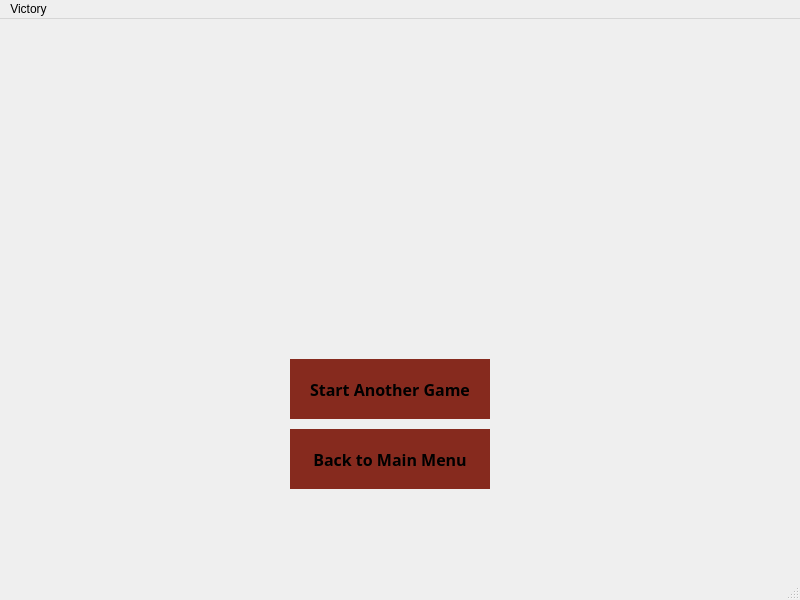
<?xml version="1.0" encoding="UTF-8"?>
<ui version="4.0">
 <class>VictoryWindow</class>
 <widget class="QMainWindow" name="VictoryWindow">
  <property name="geometry">
   <rect>
    <x>0</x>
    <y>0</y>
    <width>800</width>
    <height>600</height>
   </rect>
  </property>
  <property name="windowTitle">
   <string>MainWindow</string>
  </property>
  <widget class="QWidget" name="centralwidget">
   <widget class="QPushButton" name="Back_Button">
    <property name="geometry">
     <rect>
      <x>290</x>
      <y>410</y>
      <width>200</width>
      <height>60</height>
     </rect>
    </property>
    <property name="palette">
     <palette>
      <active>
       <colorrole role="WindowText">
        <brush brushstyle="SolidPattern">
         <color alpha="255">
          <red>0</red>
          <green>0</green>
          <blue>0</blue>
         </color>
        </brush>
       </colorrole>
       <colorrole role="Button">
        <brush brushstyle="SolidPattern">
         <color alpha="255">
          <red>134</red>
          <green>42</green>
          <blue>30</blue>
         </color>
        </brush>
       </colorrole>
       <colorrole role="Light">
        <brush brushstyle="SolidPattern">
         <color alpha="255">
          <red>201</red>
          <green>63</green>
          <blue>45</blue>
         </color>
        </brush>
       </colorrole>
       <colorrole role="Midlight">
        <brush brushstyle="SolidPattern">
         <color alpha="255">
          <red>167</red>
          <green>52</green>
          <blue>37</blue>
         </color>
        </brush>
       </colorrole>
       <colorrole role="Dark">
        <brush brushstyle="SolidPattern">
         <color alpha="255">
          <red>67</red>
          <green>21</green>
          <blue>15</blue>
         </color>
        </brush>
       </colorrole>
       <colorrole role="Mid">
        <brush brushstyle="SolidPattern">
         <color alpha="255">
          <red>89</red>
          <green>28</green>
          <blue>20</blue>
         </color>
        </brush>
       </colorrole>
       <colorrole role="Text">
        <brush brushstyle="SolidPattern">
         <color alpha="255">
          <red>0</red>
          <green>0</green>
          <blue>0</blue>
         </color>
        </brush>
       </colorrole>
       <colorrole role="BrightText">
        <brush brushstyle="SolidPattern">
         <color alpha="255">
          <red>255</red>
          <green>255</green>
          <blue>255</blue>
         </color>
        </brush>
       </colorrole>
       <colorrole role="ButtonText">
        <brush brushstyle="SolidPattern">
         <color alpha="255">
          <red>0</red>
          <green>0</green>
          <blue>0</blue>
         </color>
        </brush>
       </colorrole>
       <colorrole role="Base">
        <brush brushstyle="SolidPattern">
         <color alpha="255">
          <red>255</red>
          <green>255</green>
          <blue>255</blue>
         </color>
        </brush>
       </colorrole>
       <colorrole role="Window">
        <brush brushstyle="SolidPattern">
         <color alpha="255">
          <red>134</red>
          <green>42</green>
          <blue>30</blue>
         </color>
        </brush>
       </colorrole>
       <colorrole role="Shadow">
        <brush brushstyle="SolidPattern">
         <color alpha="255">
          <red>0</red>
          <green>0</green>
          <blue>0</blue>
         </color>
        </brush>
       </colorrole>
       <colorrole role="AlternateBase">
        <brush brushstyle="SolidPattern">
         <color alpha="255">
          <red>194</red>
          <green>148</green>
          <blue>142</blue>
         </color>
        </brush>
       </colorrole>
       <colorrole role="ToolTipBase">
        <brush brushstyle="SolidPattern">
         <color alpha="255">
          <red>255</red>
          <green>255</green>
          <blue>220</blue>
         </color>
        </brush>
       </colorrole>
       <colorrole role="ToolTipText">
        <brush brushstyle="SolidPattern">
         <color alpha="255">
          <red>0</red>
          <green>0</green>
          <blue>0</blue>
         </color>
        </brush>
       </colorrole>
      </active>
      <inactive>
       <colorrole role="WindowText">
        <brush brushstyle="SolidPattern">
         <color alpha="255">
          <red>0</red>
          <green>0</green>
          <blue>0</blue>
         </color>
        </brush>
       </colorrole>
       <colorrole role="Button">
        <brush brushstyle="SolidPattern">
         <color alpha="255">
          <red>134</red>
          <green>42</green>
          <blue>30</blue>
         </color>
        </brush>
       </colorrole>
       <colorrole role="Light">
        <brush brushstyle="SolidPattern">
         <color alpha="255">
          <red>201</red>
          <green>63</green>
          <blue>45</blue>
         </color>
        </brush>
       </colorrole>
       <colorrole role="Midlight">
        <brush brushstyle="SolidPattern">
         <color alpha="255">
          <red>167</red>
          <green>52</green>
          <blue>37</blue>
         </color>
        </brush>
       </colorrole>
       <colorrole role="Dark">
        <brush brushstyle="SolidPattern">
         <color alpha="255">
          <red>67</red>
          <green>21</green>
          <blue>15</blue>
         </color>
        </brush>
       </colorrole>
       <colorrole role="Mid">
        <brush brushstyle="SolidPattern">
         <color alpha="255">
          <red>89</red>
          <green>28</green>
          <blue>20</blue>
         </color>
        </brush>
       </colorrole>
       <colorrole role="Text">
        <brush brushstyle="SolidPattern">
         <color alpha="255">
          <red>0</red>
          <green>0</green>
          <blue>0</blue>
         </color>
        </brush>
       </colorrole>
       <colorrole role="BrightText">
        <brush brushstyle="SolidPattern">
         <color alpha="255">
          <red>255</red>
          <green>255</green>
          <blue>255</blue>
         </color>
        </brush>
       </colorrole>
       <colorrole role="ButtonText">
        <brush brushstyle="SolidPattern">
         <color alpha="255">
          <red>0</red>
          <green>0</green>
          <blue>0</blue>
         </color>
        </brush>
       </colorrole>
       <colorrole role="Base">
        <brush brushstyle="SolidPattern">
         <color alpha="255">
          <red>255</red>
          <green>255</green>
          <blue>255</blue>
         </color>
        </brush>
       </colorrole>
       <colorrole role="Window">
        <brush brushstyle="SolidPattern">
         <color alpha="255">
          <red>134</red>
          <green>42</green>
          <blue>30</blue>
         </color>
        </brush>
       </colorrole>
       <colorrole role="Shadow">
        <brush brushstyle="SolidPattern">
         <color alpha="255">
          <red>0</red>
          <green>0</green>
          <blue>0</blue>
         </color>
        </brush>
       </colorrole>
       <colorrole role="AlternateBase">
        <brush brushstyle="SolidPattern">
         <color alpha="255">
          <red>194</red>
          <green>148</green>
          <blue>142</blue>
         </color>
        </brush>
       </colorrole>
       <colorrole role="ToolTipBase">
        <brush brushstyle="SolidPattern">
         <color alpha="255">
          <red>255</red>
          <green>255</green>
          <blue>220</blue>
         </color>
        </brush>
       </colorrole>
       <colorrole role="ToolTipText">
        <brush brushstyle="SolidPattern">
         <color alpha="255">
          <red>0</red>
          <green>0</green>
          <blue>0</blue>
         </color>
        </brush>
       </colorrole>
      </inactive>
      <disabled>
       <colorrole role="WindowText">
        <brush brushstyle="SolidPattern">
         <color alpha="255">
          <red>67</red>
          <green>21</green>
          <blue>15</blue>
         </color>
        </brush>
       </colorrole>
       <colorrole role="Button">
        <brush brushstyle="SolidPattern">
         <color alpha="255">
          <red>134</red>
          <green>42</green>
          <blue>30</blue>
         </color>
        </brush>
       </colorrole>
       <colorrole role="Light">
        <brush brushstyle="SolidPattern">
         <color alpha="255">
          <red>201</red>
          <green>63</green>
          <blue>45</blue>
         </color>
        </brush>
       </colorrole>
       <colorrole role="Midlight">
        <brush brushstyle="SolidPattern">
         <color alpha="255">
          <red>167</red>
          <green>52</green>
          <blue>37</blue>
         </color>
        </brush>
       </colorrole>
       <colorrole role="Dark">
        <brush brushstyle="SolidPattern">
         <color alpha="255">
          <red>67</red>
          <green>21</green>
          <blue>15</blue>
         </color>
        </brush>
       </colorrole>
       <colorrole role="Mid">
        <brush brushstyle="SolidPattern">
         <color alpha="255">
          <red>89</red>
          <green>28</green>
          <blue>20</blue>
         </color>
        </brush>
       </colorrole>
       <colorrole role="Text">
        <brush brushstyle="SolidPattern">
         <color alpha="255">
          <red>67</red>
          <green>21</green>
          <blue>15</blue>
         </color>
        </brush>
       </colorrole>
       <colorrole role="BrightText">
        <brush brushstyle="SolidPattern">
         <color alpha="255">
          <red>255</red>
          <green>255</green>
          <blue>255</blue>
         </color>
        </brush>
       </colorrole>
       <colorrole role="ButtonText">
        <brush brushstyle="SolidPattern">
         <color alpha="255">
          <red>67</red>
          <green>21</green>
          <blue>15</blue>
         </color>
        </brush>
       </colorrole>
       <colorrole role="Base">
        <brush brushstyle="SolidPattern">
         <color alpha="255">
          <red>134</red>
          <green>42</green>
          <blue>30</blue>
         </color>
        </brush>
       </colorrole>
       <colorrole role="Window">
        <brush brushstyle="SolidPattern">
         <color alpha="255">
          <red>134</red>
          <green>42</green>
          <blue>30</blue>
         </color>
        </brush>
       </colorrole>
       <colorrole role="Shadow">
        <brush brushstyle="SolidPattern">
         <color alpha="255">
          <red>0</red>
          <green>0</green>
          <blue>0</blue>
         </color>
        </brush>
       </colorrole>
       <colorrole role="AlternateBase">
        <brush brushstyle="SolidPattern">
         <color alpha="255">
          <red>134</red>
          <green>42</green>
          <blue>30</blue>
         </color>
        </brush>
       </colorrole>
       <colorrole role="ToolTipBase">
        <brush brushstyle="SolidPattern">
         <color alpha="255">
          <red>255</red>
          <green>255</green>
          <blue>220</blue>
         </color>
        </brush>
       </colorrole>
       <colorrole role="ToolTipText">
        <brush brushstyle="SolidPattern">
         <color alpha="255">
          <red>0</red>
          <green>0</green>
          <blue>0</blue>
         </color>
        </brush>
       </colorrole>
      </disabled>
     </palette>
    </property>
    <property name="font">
     <font>
      <family>Berlin Sans FB</family>
      <pointsize>12</pointsize>
      <weight>75</weight>
      <bold>true</bold>
     </font>
    </property>
    <property name="autoFillBackground">
     <bool>true</bool>
    </property>
    <property name="text">
     <string>Back to Main Menu</string>
    </property>
    <property name="flat">
     <bool>true</bool>
    </property>
   </widget>
   <widget class="QPushButton" name="Restart_Button">
    <property name="geometry">
     <rect>
      <x>290</x>
      <y>340</y>
      <width>200</width>
      <height>60</height>
     </rect>
    </property>
    <property name="palette">
     <palette>
      <active>
       <colorrole role="WindowText">
        <brush brushstyle="SolidPattern">
         <color alpha="255">
          <red>0</red>
          <green>0</green>
          <blue>0</blue>
         </color>
        </brush>
       </colorrole>
       <colorrole role="Button">
        <brush brushstyle="SolidPattern">
         <color alpha="255">
          <red>134</red>
          <green>42</green>
          <blue>30</blue>
         </color>
        </brush>
       </colorrole>
       <colorrole role="Light">
        <brush brushstyle="SolidPattern">
         <color alpha="255">
          <red>201</red>
          <green>63</green>
          <blue>45</blue>
         </color>
        </brush>
       </colorrole>
       <colorrole role="Midlight">
        <brush brushstyle="SolidPattern">
         <color alpha="255">
          <red>167</red>
          <green>52</green>
          <blue>37</blue>
         </color>
        </brush>
       </colorrole>
       <colorrole role="Dark">
        <brush brushstyle="SolidPattern">
         <color alpha="255">
          <red>67</red>
          <green>21</green>
          <blue>15</blue>
         </color>
        </brush>
       </colorrole>
       <colorrole role="Mid">
        <brush brushstyle="SolidPattern">
         <color alpha="255">
          <red>89</red>
          <green>28</green>
          <blue>20</blue>
         </color>
        </brush>
       </colorrole>
       <colorrole role="Text">
        <brush brushstyle="SolidPattern">
         <color alpha="255">
          <red>0</red>
          <green>0</green>
          <blue>0</blue>
         </color>
        </brush>
       </colorrole>
       <colorrole role="BrightText">
        <brush brushstyle="SolidPattern">
         <color alpha="255">
          <red>255</red>
          <green>255</green>
          <blue>255</blue>
         </color>
        </brush>
       </colorrole>
       <colorrole role="ButtonText">
        <brush brushstyle="SolidPattern">
         <color alpha="255">
          <red>0</red>
          <green>0</green>
          <blue>0</blue>
         </color>
        </brush>
       </colorrole>
       <colorrole role="Base">
        <brush brushstyle="SolidPattern">
         <color alpha="255">
          <red>255</red>
          <green>255</green>
          <blue>255</blue>
         </color>
        </brush>
       </colorrole>
       <colorrole role="Window">
        <brush brushstyle="SolidPattern">
         <color alpha="255">
          <red>134</red>
          <green>42</green>
          <blue>30</blue>
         </color>
        </brush>
       </colorrole>
       <colorrole role="Shadow">
        <brush brushstyle="SolidPattern">
         <color alpha="255">
          <red>0</red>
          <green>0</green>
          <blue>0</blue>
         </color>
        </brush>
       </colorrole>
       <colorrole role="AlternateBase">
        <brush brushstyle="SolidPattern">
         <color alpha="255">
          <red>194</red>
          <green>148</green>
          <blue>142</blue>
         </color>
        </brush>
       </colorrole>
       <colorrole role="ToolTipBase">
        <brush brushstyle="SolidPattern">
         <color alpha="255">
          <red>255</red>
          <green>255</green>
          <blue>220</blue>
         </color>
        </brush>
       </colorrole>
       <colorrole role="ToolTipText">
        <brush brushstyle="SolidPattern">
         <color alpha="255">
          <red>0</red>
          <green>0</green>
          <blue>0</blue>
         </color>
        </brush>
       </colorrole>
      </active>
      <inactive>
       <colorrole role="WindowText">
        <brush brushstyle="SolidPattern">
         <color alpha="255">
          <red>0</red>
          <green>0</green>
          <blue>0</blue>
         </color>
        </brush>
       </colorrole>
       <colorrole role="Button">
        <brush brushstyle="SolidPattern">
         <color alpha="255">
          <red>134</red>
          <green>42</green>
          <blue>30</blue>
         </color>
        </brush>
       </colorrole>
       <colorrole role="Light">
        <brush brushstyle="SolidPattern">
         <color alpha="255">
          <red>201</red>
          <green>63</green>
          <blue>45</blue>
         </color>
        </brush>
       </colorrole>
       <colorrole role="Midlight">
        <brush brushstyle="SolidPattern">
         <color alpha="255">
          <red>167</red>
          <green>52</green>
          <blue>37</blue>
         </color>
        </brush>
       </colorrole>
       <colorrole role="Dark">
        <brush brushstyle="SolidPattern">
         <color alpha="255">
          <red>67</red>
          <green>21</green>
          <blue>15</blue>
         </color>
        </brush>
       </colorrole>
       <colorrole role="Mid">
        <brush brushstyle="SolidPattern">
         <color alpha="255">
          <red>89</red>
          <green>28</green>
          <blue>20</blue>
         </color>
        </brush>
       </colorrole>
       <colorrole role="Text">
        <brush brushstyle="SolidPattern">
         <color alpha="255">
          <red>0</red>
          <green>0</green>
          <blue>0</blue>
         </color>
        </brush>
       </colorrole>
       <colorrole role="BrightText">
        <brush brushstyle="SolidPattern">
         <color alpha="255">
          <red>255</red>
          <green>255</green>
          <blue>255</blue>
         </color>
        </brush>
       </colorrole>
       <colorrole role="ButtonText">
        <brush brushstyle="SolidPattern">
         <color alpha="255">
          <red>0</red>
          <green>0</green>
          <blue>0</blue>
         </color>
        </brush>
       </colorrole>
       <colorrole role="Base">
        <brush brushstyle="SolidPattern">
         <color alpha="255">
          <red>255</red>
          <green>255</green>
          <blue>255</blue>
         </color>
        </brush>
       </colorrole>
       <colorrole role="Window">
        <brush brushstyle="SolidPattern">
         <color alpha="255">
          <red>134</red>
          <green>42</green>
          <blue>30</blue>
         </color>
        </brush>
       </colorrole>
       <colorrole role="Shadow">
        <brush brushstyle="SolidPattern">
         <color alpha="255">
          <red>0</red>
          <green>0</green>
          <blue>0</blue>
         </color>
        </brush>
       </colorrole>
       <colorrole role="AlternateBase">
        <brush brushstyle="SolidPattern">
         <color alpha="255">
          <red>194</red>
          <green>148</green>
          <blue>142</blue>
         </color>
        </brush>
       </colorrole>
       <colorrole role="ToolTipBase">
        <brush brushstyle="SolidPattern">
         <color alpha="255">
          <red>255</red>
          <green>255</green>
          <blue>220</blue>
         </color>
        </brush>
       </colorrole>
       <colorrole role="ToolTipText">
        <brush brushstyle="SolidPattern">
         <color alpha="255">
          <red>0</red>
          <green>0</green>
          <blue>0</blue>
         </color>
        </brush>
       </colorrole>
      </inactive>
      <disabled>
       <colorrole role="WindowText">
        <brush brushstyle="SolidPattern">
         <color alpha="255">
          <red>67</red>
          <green>21</green>
          <blue>15</blue>
         </color>
        </brush>
       </colorrole>
       <colorrole role="Button">
        <brush brushstyle="SolidPattern">
         <color alpha="255">
          <red>134</red>
          <green>42</green>
          <blue>30</blue>
         </color>
        </brush>
       </colorrole>
       <colorrole role="Light">
        <brush brushstyle="SolidPattern">
         <color alpha="255">
          <red>201</red>
          <green>63</green>
          <blue>45</blue>
         </color>
        </brush>
       </colorrole>
       <colorrole role="Midlight">
        <brush brushstyle="SolidPattern">
         <color alpha="255">
          <red>167</red>
          <green>52</green>
          <blue>37</blue>
         </color>
        </brush>
       </colorrole>
       <colorrole role="Dark">
        <brush brushstyle="SolidPattern">
         <color alpha="255">
          <red>67</red>
          <green>21</green>
          <blue>15</blue>
         </color>
        </brush>
       </colorrole>
       <colorrole role="Mid">
        <brush brushstyle="SolidPattern">
         <color alpha="255">
          <red>89</red>
          <green>28</green>
          <blue>20</blue>
         </color>
        </brush>
       </colorrole>
       <colorrole role="Text">
        <brush brushstyle="SolidPattern">
         <color alpha="255">
          <red>67</red>
          <green>21</green>
          <blue>15</blue>
         </color>
        </brush>
       </colorrole>
       <colorrole role="BrightText">
        <brush brushstyle="SolidPattern">
         <color alpha="255">
          <red>255</red>
          <green>255</green>
          <blue>255</blue>
         </color>
        </brush>
       </colorrole>
       <colorrole role="ButtonText">
        <brush brushstyle="SolidPattern">
         <color alpha="255">
          <red>67</red>
          <green>21</green>
          <blue>15</blue>
         </color>
        </brush>
       </colorrole>
       <colorrole role="Base">
        <brush brushstyle="SolidPattern">
         <color alpha="255">
          <red>134</red>
          <green>42</green>
          <blue>30</blue>
         </color>
        </brush>
       </colorrole>
       <colorrole role="Window">
        <brush brushstyle="SolidPattern">
         <color alpha="255">
          <red>134</red>
          <green>42</green>
          <blue>30</blue>
         </color>
        </brush>
       </colorrole>
       <colorrole role="Shadow">
        <brush brushstyle="SolidPattern">
         <color alpha="255">
          <red>0</red>
          <green>0</green>
          <blue>0</blue>
         </color>
        </brush>
       </colorrole>
       <colorrole role="AlternateBase">
        <brush brushstyle="SolidPattern">
         <color alpha="255">
          <red>134</red>
          <green>42</green>
          <blue>30</blue>
         </color>
        </brush>
       </colorrole>
       <colorrole role="ToolTipBase">
        <brush brushstyle="SolidPattern">
         <color alpha="255">
          <red>255</red>
          <green>255</green>
          <blue>220</blue>
         </color>
        </brush>
       </colorrole>
       <colorrole role="ToolTipText">
        <brush brushstyle="SolidPattern">
         <color alpha="255">
          <red>0</red>
          <green>0</green>
          <blue>0</blue>
         </color>
        </brush>
       </colorrole>
      </disabled>
     </palette>
    </property>
    <property name="font">
     <font>
      <family>Berlin Sans FB</family>
      <pointsize>12</pointsize>
      <weight>75</weight>
      <bold>true</bold>
     </font>
    </property>
    <property name="autoFillBackground">
     <bool>true</bool>
    </property>
    <property name="text">
     <string>Start Another Game</string>
    </property>
    <property name="flat">
     <bool>true</bool>
    </property>
   </widget>
  </widget>
  <widget class="QMenuBar" name="menubar">
   <property name="geometry">
    <rect>
     <x>0</x>
     <y>0</y>
     <width>800</width>
     <height>26</height>
    </rect>
   </property>
   <widget class="QMenu" name="menuVictory">
    <property name="title">
     <string>Victory</string>
    </property>
   </widget>
   <addaction name="menuVictory"/>
  </widget>
  <widget class="QStatusBar" name="statusbar"/>
 </widget>
 <resources/>
 <connections/>
</ui>
